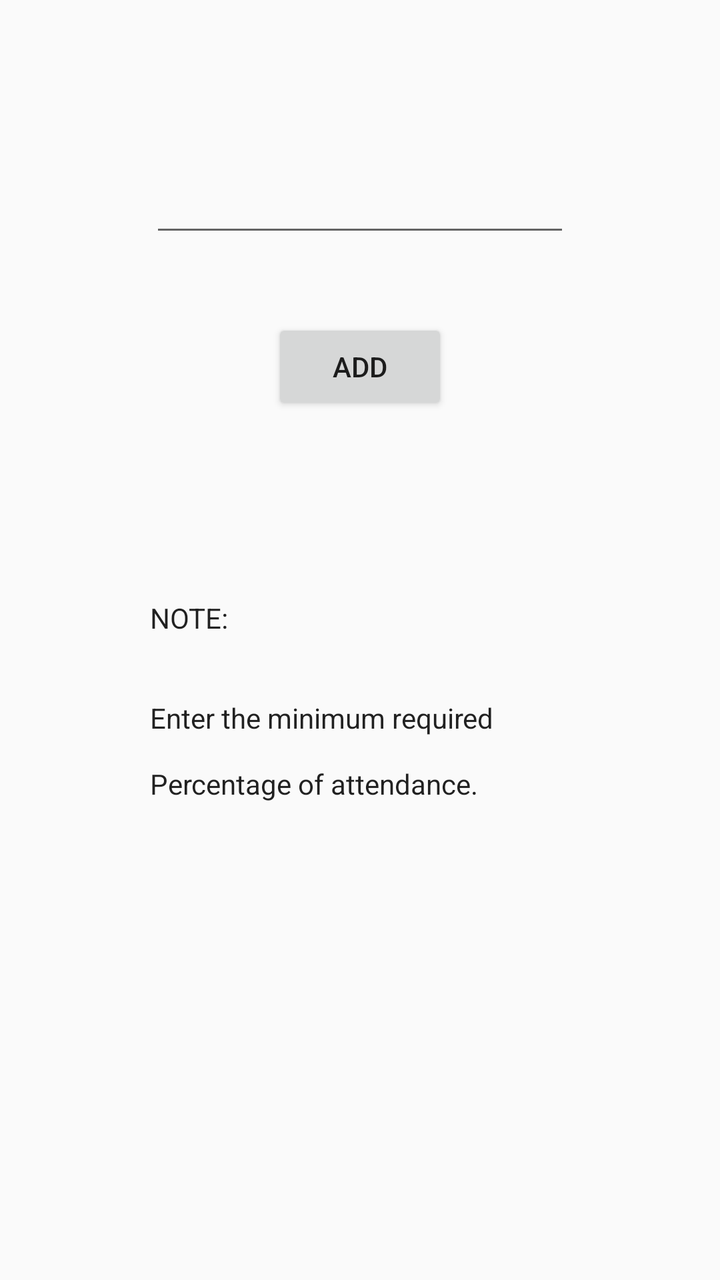
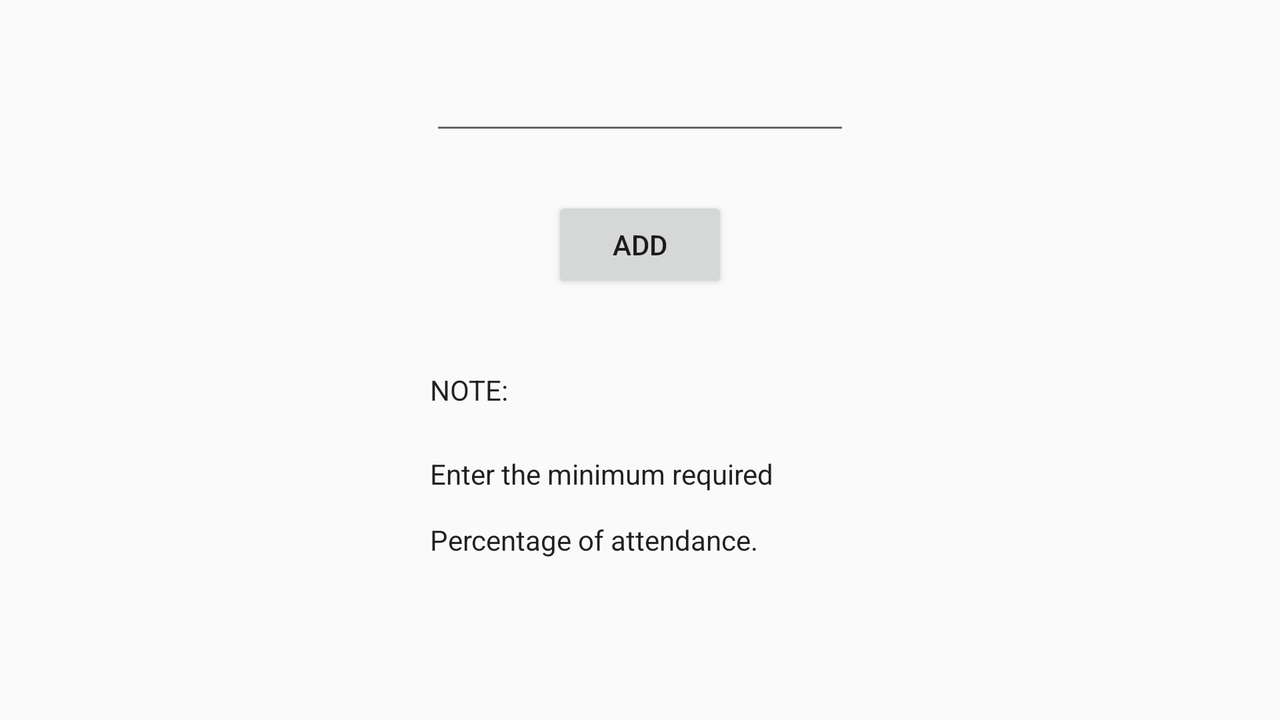

One screen, two layout resources from the same app: the default and the repository's alternative for another configuration. Each is rendered where Android would select it; the XML of both is given below.
<!-- AndroidManifest.xml: application theme AppTheme -->
<!-- res/layout/activity_minimum.xml -->
<?xml version="1.0" encoding="utf-8"?>
<RelativeLayout xmlns:android="http://schemas.android.com/apk/res/android"
    xmlns:tools="http://schemas.android.com/tools"
    android:id="@+id/activity_minimum"
    android:layout_width="match_parent"
    android:layout_height="match_parent"
    android:paddingBottom="@dimen/activity_vertical_margin"
    android:paddingLeft="@dimen/activity_horizontal_margin"
    android:paddingRight="@dimen/activity_horizontal_margin"
    android:paddingTop="@dimen/activity_vertical_margin"
    tools:context="com.example.darshaun.bunkmate.Minimum">

    <EditText
        android:layout_width="wrap_content"
        android:layout_height="wrap_content"
        android:inputType="textPersonName"
        android:ems="10"
        android:layout_marginTop="82dp"
        android:id="@+id/editText3"
        android:layout_alignParentTop="true"
        android:layout_centerHorizontal="true" />

    <Button
        android:text="ADD"
        android:layout_width="wrap_content"
        android:layout_height="wrap_content"
        android:layout_marginTop="36dp"
        android:id="@+id/button4"
        android:layout_below="@+id/editText3"
        android:layout_centerHorizontal="true"
        android:onClick="addsminper"/>

    <TextView
        android:text="Enter the minimum required"
        android:layout_width="wrap_content"
        android:layout_height="wrap_content"
        android:layout_marginTop="31dp"
        android:id="@+id/textView8"
        android:layout_below="@+id/textView7"
        android:layout_alignLeft="@+id/textView7"
        android:layout_alignStart="@+id/textView7"
        android:textAppearance="@style/TextAppearance.AppCompat" />

    <TextView
        android:text="Percentage of attendance."
        android:layout_width="wrap_content"
        android:layout_height="wrap_content"
        android:layout_marginTop="14dp"
        android:id="@+id/textView16"
        android:layout_below="@+id/textView8"
        android:layout_alignLeft="@+id/textView8"
        android:layout_alignStart="@+id/textView8"
        android:textAppearance="@style/TextAppearance.AppCompat" />

    <TextView
        android:text="NOTE:"
        android:layout_width="wrap_content"
        android:layout_height="wrap_content"
        android:layout_marginTop="92dp"
        android:id="@+id/textView7"
        android:layout_below="@+id/button4"
        android:layout_alignLeft="@+id/editText3"
        android:layout_alignStart="@+id/editText3"
        android:textAppearance="@style/TextAppearance.AppCompat" />

</RelativeLayout>
<!-- resources referenced by this layout -->
<resources>
  <style name="AppTheme" parent="Theme.AppCompat.Light.DarkActionBar">
          
          <item name="colorPrimary">@color/colorPrimary</item>
          <item name="colorPrimaryDark">@color/colorPrimaryDark</item>
          <item name="colorAccent">@color/colorAccent</item>
          <item name="android:navigationBarColor">@color/colorPrimaryDark</item>
          <item name="android:statusBarColor">@color/colorPrimaryDark</item>
      </style>
  <color name="colorPrimary">#263237</color>
  <color name="colorPrimaryDark">#1e282d</color>
  <color name="colorAccent">#1e282d</color>
</resources>
<!-- res/layout-land/activity_minimum.xml (the repository's variant of the layout above) -->
<!-- drawn on the phone turned sideways -->
<?xml version="1.0" encoding="utf-8"?>
<RelativeLayout xmlns:android="http://schemas.android.com/apk/res/android"
    xmlns:tools="http://schemas.android.com/tools"
    android:id="@+id/activity_minimum"
    android:layout_width="match_parent"
    android:layout_height="match_parent"
    android:paddingBottom="@dimen/activity_vertical_margin"
    android:paddingLeft="@dimen/activity_horizontal_margin"
    android:paddingRight="@dimen/activity_horizontal_margin"
    android:paddingTop="@dimen/activity_vertical_margin"
    tools:context="com.example.darshaun.bunkmate.Minimum">

    <TextView
        android:text="Percentage of attendance."
        android:layout_width="wrap_content"
        android:layout_height="wrap_content"
        android:layout_marginTop="14dp"
        android:id="@+id/textView16"
        android:layout_below="@+id/textView8"
        android:layout_alignLeft="@+id/textView8"
        android:layout_alignStart="@+id/textView8"
        android:textAppearance="@style/TextAppearance.AppCompat" />

    <EditText
        android:layout_width="wrap_content"
        android:layout_height="wrap_content"
        android:inputType="textPersonName"
        android:ems="10"
        android:layout_marginTop="31dp"
        android:id="@+id/editText3"
        android:layout_alignParentTop="true"
        android:layout_centerHorizontal="true" />

    <Button
        android:text="ADD"
        android:layout_width="wrap_content"
        android:layout_height="wrap_content"
        android:layout_marginTop="26dp"
        android:id="@+id/button4"
        android:onClick="addsminper"
        android:layout_below="@+id/editText3"
        android:layout_centerHorizontal="true" />

    <TextView
        android:text="Enter the minimum required"
        android:layout_width="wrap_content"
        android:layout_height="wrap_content"
        android:layout_marginTop="23dp"
        android:id="@+id/textView8"
        android:textAppearance="@style/TextAppearance.AppCompat"
        android:layout_below="@+id/textView7"
        android:layout_alignStart="@+id/textView7" />

    <TextView
        android:text="NOTE:"
        android:layout_width="wrap_content"
        android:layout_height="wrap_content"
        android:layout_marginTop="39dp"
        android:id="@+id/textView7"
        android:textAppearance="@style/TextAppearance.AppCompat"
        android:layout_below="@+id/button4"
        android:layout_alignStart="@+id/editText3" />

</RelativeLayout>
